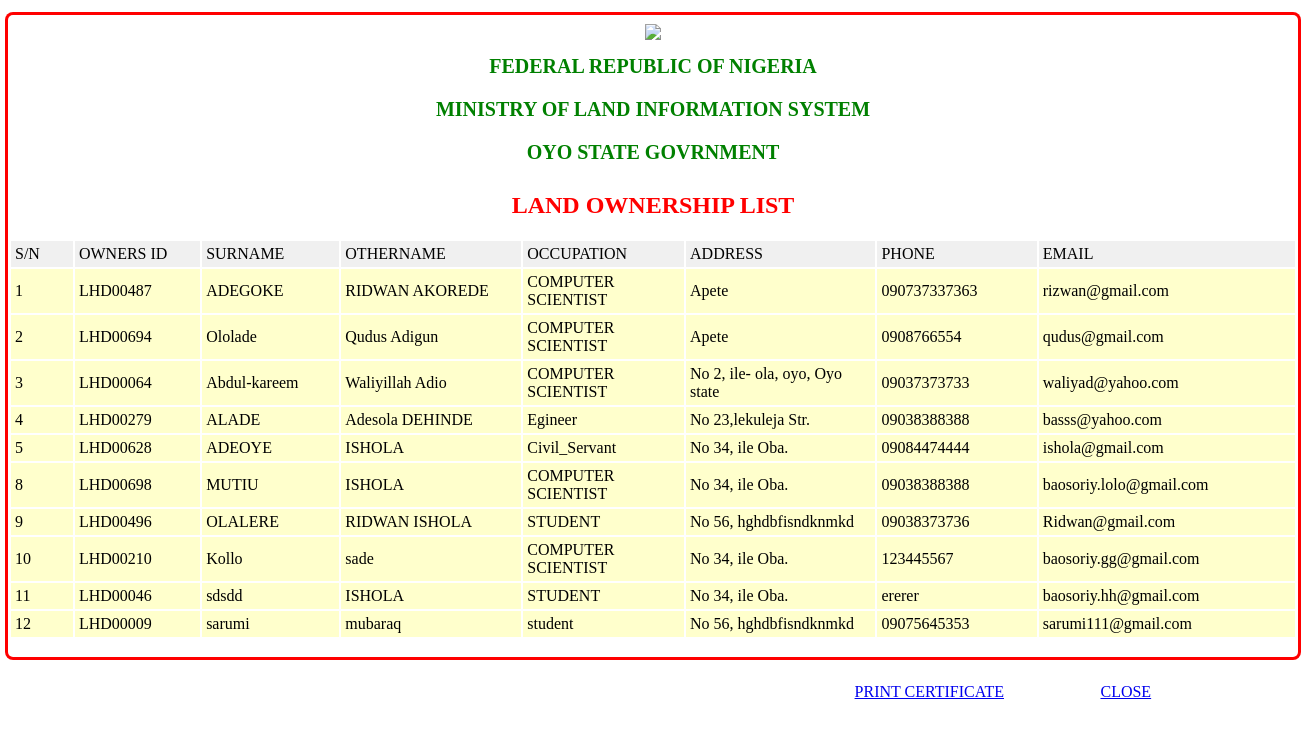
The page /landreport.php on the database its author committed.
### tables this page shows
CREATE TABLE `owner` (
  `id` int(10) NOT NULL auto_increment,
  `owner_id` varchar(20) NOT NULL,
  `surname` varchar(40) NOT NULL,
  `othername` varchar(40) NOT NULL,
  `gender` varchar(11) NOT NULL,
  `birth_place` varchar(40) NOT NULL,
  `occupation` varchar(30) NOT NULL,
  `state` varchar(40) NOT NULL,
  `lga` varchar(40) NOT NULL,
  `address` varchar(50) NOT NULL,
  `phone` varchar(20) NOT NULL,
  `email` varchar(30) NOT NULL,
  `percel_id` varchar(50) NOT NULL,
  `val` varchar(50) NOT NULL,
  `land` varchar(40) NOT NULL,
  `location` varchar(40) NOT NULL,
  `area` varchar(50) NOT NULL,
  `plot_no` varchar(30) NOT NULL,
  PRIMARY KEY  (`id`)
);

### landreport.php (the view, shortened to what this page needs)
<!DOCTYPE html>
<html lang="en">
<head>
    <link rel="stylesheet" src="bootstrap/css/bootstrap.min.css">
    <link rel="stylesheet" src="bootstrap/css/custom.css">
    <link rel="stylesheet" type="text/css" href="styleme.css">
</head>
<body>
<div class="prtr" >
  <table  align="center" width="1037" height="132" border="0" cellpadding="2" cellspacing="2">
      <tr>
        <th scope="col" align="center" id="myth"  ><img src="img/nig2.png"></th>
      </tr>
      <tr>
        <th scope="row" class="chb" ><font color="green">FEDERAL REPUBLIC OF NIGERIA <p>MINISTRY OF LAND INFORMATION SYSTEM </p> <p>OYO STATE GOVRNMENT</p></font></th>
      </tr>
      <tr>
        <th scope="row" id="cer"><font color="red">LAND OWNERSHIP LIST </font></th>
      </tr>
  </table>
   <table width="1288" height="130" border="0" align="center" cellpadding="4">
        <tr>
          <td width="34" bgcolor="#F0F0F0" class="style2">S/N</td>
       <td width="34" bgcolor="#F0F0F0" class="style2">OWNERS ID</td>
          <td width="85" bgcolor="#F0F0F0" class="style2">SURNAME</td>
          <td width="114" bgcolor="#F0F0F0" class="style2">OTHERNAME </td>
          <td width="101" bgcolor="#F0F0F0" class="style2">OCCUPATION</td>
          <td width="102" bgcolor="#F0F0F0" class="style2">ADDRESS </td>
          <td width="58" bgcolor="#F0F0F0" class="style2">PHONE </td>
          <td width="66" bgcolor="#F0F0F0" class="style2">EMAIL</td>
        </tr>
    <?php
        $sql = "SELECT * FROM owner ORDER BY ID asc";
        $query = mysql_query($sql)
                or die(mysql_error());
              while (($rows=mysql_fetch_array($query)))
              {
              extract ($rows);
              ?>
        <tr>
          <td bgcolor="#FFFFCC" class="style2 style7"><?php echo $id ?>&nbsp;</td>
       <td bgcolor="#FFFFCC" class="style2 style7"><?php echo $owner_id ?>&nbsp;</td>
          <td bgcolor="#FFFFCC" class="style8"><?php echo $surname ?>&nbsp;</td>
          <td bgcolor="#FFFFCC" class="style8"><?php echo $othername ?>&nbsp;</td>
          <td bgcolor="#FFFFCC" class="style8"><?php echo $occupation ?>&nbsp;</td>
          <td bgcolor="#FFFFCC" class="style8"><?php echo $address ?>&nbsp;</td>
          <td bgcolor="#FFFFCC" class="style8"><?php echo $phone ?>&nbsp;</td>
          <td bgcolor="#FFFFCC" class="style8"><?php echo $email ?></td>
      <?php }?>
        </tr>
  </table> <tr height="789">&nbsp;</tr></div>
<div class="prt">
  <table width="1027" align="center" height="40" border="0" cellpadding="2" cellspacing="2">
    <tr>
      <td width="606">&nbsp;</td>
      <td width="238">
       <a  href="javascript:window.print()">PRINT CERTIFICATE</a>         </td>
        <td width="155"><a href="dash1.php">CLOSE</a></td>
    </tr>
  </table>
</div>
</body>
</html>

### styleme.css (style rules this page uses)
.prtr { margin:auto; background-color:white; height:auto; width:100%; max-height: 990px; border: 0px; border-radius:5px; box-shadow: 0 0 0 3px red; }
.chb { background-color:white; border-radius:3px; width: 999px; height: 30px; font-family: Times New Roman ; text-decoration-style:Bold; text-align: center; font-size: 20px ; }
#myth { text-align: center; text-decoration-style:bold; background-color: white; font-family: sans-serif; border-radius: 5px; height: 30px }
#cer { background-color:white; border-radius:3px; width: 999px; height: 30px; font-family: Viner Hand ITC; text-decoration-style:Bold; text-align: center; font-size: 24px ; }
.prt { margin:auto; width:65%; height: 40px; background-color:white; border-radius: 5px; }
table { margin-top: 15px; }
th { text-align: left; text-decoration-style:bold; background-color: lightgray; font-family: sans-serif; border-radius: 5px; height: 30px }

### rows shown on the page
owner: id "1", owner "LHD00487", surname "ADEGOKE", othername "RIDWAN AKOREDE", occupation "COMPUTER SCIENTIST", address "Apete", phone "090737337363", email "rizwan@gmail.com"
owner: id "2", owner "LHD00694", surname "Ololade", othername "Qudus Adigun", occupation "COMPUTER SCIENTIST", address "Apete", phone "0908766554", email "qudus@gmail.com"
owner: id "3", owner "LHD00064", surname "Abdul-kareem", othername "Waliyillah Adio", occupation "COMPUTER SCIENTIST", address "No 2, ile- ola, oyo, Oyo state", phone "09037373733", email "waliyad@yahoo.com"
owner: id "4", owner "LHD00279", surname "ALADE", othername "Adesola DEHINDE", occupation "Egineer", address "No 23,lekuleja Str.", phone "09038388388", email "basss@yahoo.com"
owner: id "5", owner "LHD00628", surname "ADEOYE", othername "ISHOLA", occupation "Civil_Servant", address "No 34, ile Oba.", phone "09084474444", email "ishola@gmail.com"
owner: id "8", owner "LHD00698", surname "MUTIU", othername "ISHOLA", occupation "COMPUTER SCIENTIST", address "No 34, ile Oba.", phone "09038388388", email "baosoriy.lolo@gmail.com"
owner: id "9", owner "LHD00496", surname "OLALERE", othername "RIDWAN ISHOLA", occupation "STUDENT", address "No 56, hghdbfisndknmkd", phone "09038373736", email "Ridwan@gmail.com"
owner: id "10", owner "LHD00210", surname "Kollo", othername "sade", occupation "COMPUTER SCIENTIST", address "No 34, ile Oba.", phone "123445567", email "baosoriy.gg@gmail.com"
owner: id "11", owner "LHD00046", surname "sdsdd", othername "ISHOLA", occupation "STUDENT", address "No 34, ile Oba.", phone "ererer", email "baosoriy.hh@gmail.com"
owner: id "12", owner "LHD00009", surname "sarumi", othername "mubaraq", occupation "student", address "No 56, hghdbfisndknmkd", phone "09075645353", email "sarumi111@gmail.com"
